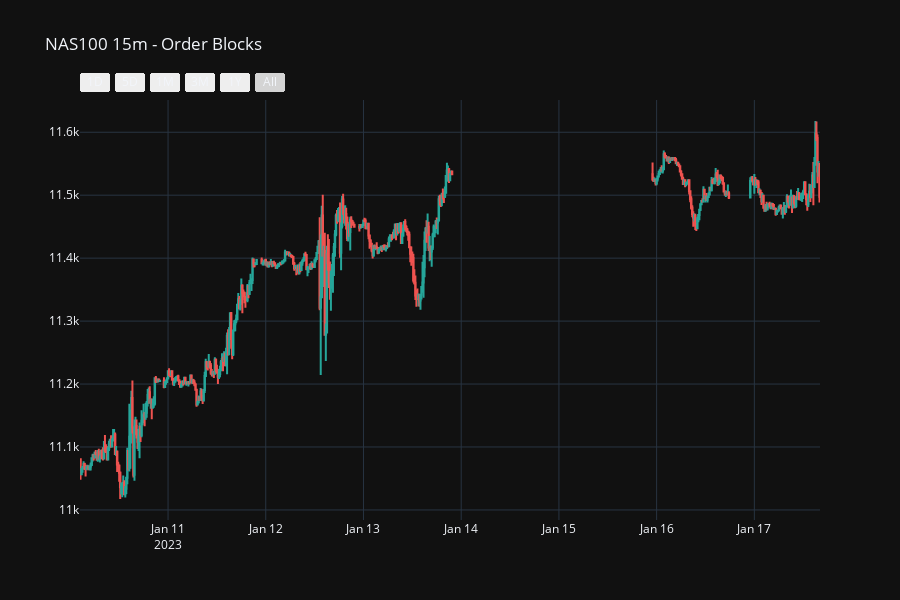

Source (notebook cell):
### Markdown cell above
## 4. Order Blocks

Bullish OB (demand) = green, Bearish OB (supply) = red.

### Code cell
events = detect_bos_choch(df_view, swing_length=5)
obs = detect_orderblocks(df_view, events)
print(f'Order Blocks: {len(obs)}')
if len(obs) > 0:
    print(f'  Bullish: {(obs["direction"] == 1).sum()}')
    print(f'  Bearish: {(obs["direction"] == -1).sum()}')

fig = candlestick_chart(df_view, title='NAS100 15m - Order Blocks', height=600)

if 'time' in df_view.columns:
    last_time = df_view['time'].iloc[-1]
else:
    last_time = df_view.index[-1]

for _, ob in obs.iterrows():
    ob_idx = ob['ob_index']
    if ob_idx not in df_view.index:
        continue
    
    x0 = df_view.loc[ob_idx, 'time'] if 'time' in df_view.columns else ob_idx
    color = 'rgba(0,150,0,0.2)' if ob['direction'] == 1 else 'rgba(150,0,0,0.2)'
    border = 'rgba(0,150,0,0.7)' if ob['direction'] == 1 else 'rgba(150,0,0,0.7)'
    
    fig.add_shape(
        type='rect',
        x0=x0, x1=last_time,
        y0=ob['bottom'], y1=ob['top'],
        fillcolor=color,
        line=dict(color=border, width=2),
    )

fig.show()

### Figure 1 — Plotly figure (JSON) as saved in the notebook; plotly's stock layout.template omitted (floating-point values rounded to 4 significant figures; data arrays with more than 128 entries replaced by an {"elided": "..."} marker saying what was removed)
{"data": [{"close": {"elided": "500 float values"}, "decreasing": {"line": {"color": "#ef5350"}}, "high": {"elided": "500 float values"}, "increasing": {"line": {"color": "#26a69a"}}, "low": {"elided": "500 float values"}, "name": "OHLC", "open": {"elided": "500 float values"}, "x": {"elided": "500 str values"}, "type": "candlestick", "xaxis": "x", "yaxis": "y"}], "layout": {"xaxis": {"anchor": "y", "domain": [0, 1], "rangeslider": {"visible": false}, "rangeselector": {"buttons": [{"count": 1, "label": "1D", "step": "day", "stepmode": "backward"}, {"count": 5, "label": "5D", "step": "day", "stepmode": "backward"}, {"count": 1, "label": "1M", "step": "month", "stepmode": "backward"}, {"count": 3, "label": "3M", "step": "month", "stepmode": "backward"}, {"count": 1, "label": "1Y", "step": "year", "stepmode": "backward"}, {"label": "All", "step": "all"}]}}, "yaxis": {"anchor": "x", "domain": [0, 1]}, "title": {"text": "NAS100 15m - Order Blocks"}, "height": 600, "showlegend": false}}
